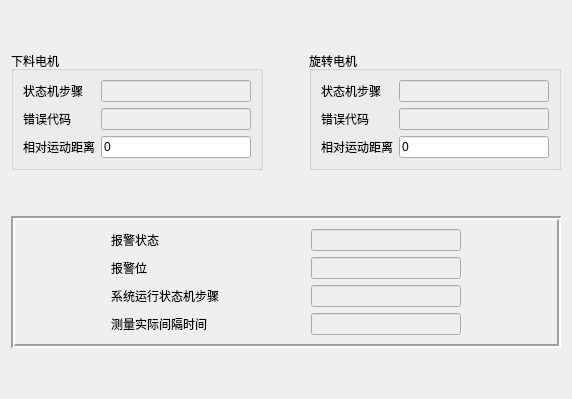
   <widget class="QWidget" name="tab_3">
    <attribute name="title">
     <string/>
    </attribute>
    <layout class="QVBoxLayout" name="verticalLayout_4">
     <item>
      <spacer name="verticalSpacer_6">
       <property name="orientation">
        <enum>Qt::Vertical</enum>
       </property>
       <property name="sizeHint" stdset="0">
        <size>
         <width>20</width>
         <height>40</height>
        </size>
       </property>
      </spacer>
     </item>
     <item>
      <layout class="QHBoxLayout" name="horizontalLayout_4">
       <item>
        <widget class="QGroupBox" name="groupBox_4">
         <property name="title">
          <string>下料电机</string>
         </property>
         <property name="flat">
          <bool>false</bool>
         </property>
         <property name="checkable">
          <bool>false</bool>
         </property>
         <layout class="QGridLayout" name="gridLayout_3">
          <item row="0" column="0">
           <widget class="QLabel" name="label_21">
            <property name="text">
             <string>状态机步骤</string>
            </property>
           </widget>
          </item>
          <item row="0" column="1">
           <widget class="QLineEdit" name="lE_AxisFeedStep">
            <property name="enabled">
             <bool>false</bool>
            </property>
            <property name="minimumSize">
             <size>
              <width>150</width>
              <height>0</height>
             </size>
            </property>
            <property name="maximumSize">
             <size>
              <width>150</width>
              <height>16777215</height>
             </size>
            </property>
           </widget>
          </item>
          <item row="1" column="0">
           <widget class="QLabel" name="label_19">
            <property name="text">
             <string>错误代码</string>
            </property>
           </widget>
          </item>
          <item row="1" column="1">
           <widget class="QLineEdit" name="lE_AxisFeedErrorNo">
            <property name="enabled">
             <bool>false</bool>
            </property>
            <property name="minimumSize">
             <size>
              <width>150</width>
              <height>0</height>
             </size>
            </property>
            <property name="maximumSize">
             <size>
              <width>150</width>
              <height>16777215</height>
             </size>
            </property>
           </widget>
          </item>
          <item row="2" column="1">
           <widget class="QLineEdit" name="lE_AxisFeedRelMovDistance">
            <property name="enabled">
             <bool>true</bool>
            </property>
            <property name="minimumSize">
             <size>
              <width>150</width>
              <height>0</height>
             </size>
            </property>
            <property name="maximumSize">
             <size>
              <width>150</width>
              <height>16777215</height>
             </size>
            </property>
            <property name="text">
             <string>0</string>
            </property>
           </widget>
          </item>
          <item row="2" column="0">
           <widget class="QLabel" name="label_22">
            <property name="text">
             <string>相对运动距离</string>
            </property>
           </widget>
          </item>
         </layout>
        </widget>
       </item>
       <item>
        <spacer name="horizontalSpacer_2">
         <property name="orientation">
          <enum>Qt::Horizontal</enum>
         </property>
         <property name="sizeHint" stdset="0">
          <size>
           <width>40</width>
           <height>20</height>
          </size>
         </property>
        </spacer>
       </item>
       <item>
        <widget class="QGroupBox" name="groupBox_6">
         <property name="title">
          <string>旋转电机</string>
         </property>
         <layout class="QGridLayout" name="gridLayout_9">
          <item row="0" column="0">
           <widget class="QLabel" name="label_24">
            <property name="text">
             <string>状态机步骤</string>
            </property>
           </widget>
          </item>
          <item row="0" column="1">
           <widget class="QLineEdit" name="lE_AxisSwingStep">
            <property name="enabled">
             <bool>false</bool>
            </property>
            <property name="minimumSize">
             <size>
              <width>150</width>
              <height>0</height>
             </size>
            </property>
            <property name="maximumSize">
             <size>
              <width>150</width>
              <height>16777215</height>
             </size>
            </property>
           </widget>
          </item>
          <item row="1" column="0">
           <widget class="QLabel" name="label_27">
            <property name="text">
             <string>错误代码</string>
            </property>
           </widget>
          </item>
          <item row="1" column="1">
           <widget class="QLineEdit" name="lE_AxisSwingErrorNo">
            <property name="enabled">
             <bool>false</bool>
            </property>
            <property name="minimumSize">
             <size>
              <width>150</width>
              <height>0</height>
             </size>
            </property>
            <property name="maximumSize">
             <size>
              <width>150</width>
              <height>16777215</height>
             </size>
            </property>
           </widget>
          </item>
          <item row="2" column="1">
           <widget class="QLineEdit" name="lE_AxisSwingRelMovDistance">
            <property name="enabled">
             <bool>true</bool>
            </property>
            <property name="minimumSize">
             <size>
              <width>150</width>
              <height>0</height>
             </size>
            </property>
            <property name="maximumSize">
             <size>
              <width>150</width>
              <height>16777215</height>
             </size>
            </property>
            <property name="text">
             <string>0</string>
            </property>
           </widget>
          </item>
          <item row="2" column="0">
           <widget class="QLabel" name="label_28">
            <property name="text">
             <string>相对运动距离</string>
            </property>
           </widget>
          </item>
         </layout>
        </widget>
       </item>
      </layout>
     </item>
     <item>
      <spacer name="verticalSpacer_8">
       <property name="orientation">
        <enum>Qt::Vertical</enum>
       </property>
       <property name="sizeHint" stdset="0">
        <size>
         <width>20</width>
         <height>40</height>
        </size>
       </property>
      </spacer>
     </item>
     <item>
      <widget class="QFrame" name="frame_2">
       <property name="frameShape">
        <enum>QFrame::Box</enum>
       </property>
       <property name="frameShadow">
        <enum>QFrame::Sunken</enum>
       </property>
       <property name="lineWidth">
        <number>2</number>
       </property>
       <layout class="QVBoxLayout" name="verticalLayout_3">
        <item>
         <layout class="QGridLayout" name="gridLayout">
          <item row="1" column="1">
           <widget class="QLabel" name="label_3">
            <property name="text">
             <string>报警位</string>
            </property>
            <property name="alignment">
             <set>Qt::AlignLeading|Qt::AlignLeft|Qt::AlignVCenter</set>
            </property>
           </widget>
          </item>
          <item row="2" column="3">
           <widget class="QLineEdit" name="lE_MachineStep">
            <property name="enabled">
             <bool>false</bool>
            </property>
            <property name="minimumSize">
             <size>
              <width>150</width>
              <height>0</height>
             </size>
            </property>
            <property name="maximumSize">
             <size>
              <width>300</width>
              <height>16777215</height>
             </size>
            </property>
           </widget>
          </item>
          <item row="2" column="4">
           <spacer name="horizontalSpacer_6">
            <property name="orientation">
             <enum>Qt::Horizontal</enum>
            </property>
            <property name="sizeHint" stdset="0">
             <size>
              <width>40</width>
              <height>20</height>
             </size>
            </property>
           </spacer>
          </item>
          <item row="1" column="0">
           <spacer name="horizontalSpacer_5">
            <property name="orientation">
             <enum>Qt::Horizontal</enum>
            </property>
            <property name="sizeHint" stdset="0">
             <size>
              <width>40</width>
              <height>20</height>
             </size>
            </property>
           </spacer>
          </item>
          <item row="1" column="2">
           <spacer name="horizontalSpacer_3">
            <property name="orientation">
             <enum>Qt::Horizontal</enum>
            </property>
            <property name="sizeHint" stdset="0">
             <size>
              <width>40</width>
              <height>20</height>
             </size>
            </property>
           </spacer>
          </item>
          <item row="1" column="3">
           <widget class="QLineEdit" name="lE_Alarm16">
            <property name="enabled">
             <bool>false</bool>
            </property>
            <property name="minimumSize">
             <size>
              <width>150</width>
              <height>0</height>
             </size>
            </property>
            <property name="maximumSize">
             <size>
              <width>300</width>
              <height>16777215</height>
             </size>
            </property>
           </widget>
          </item>
          <item row="0" column="3">
           <widget class="QLineEdit" name="lE_AlarmStatus">
            <property name="enabled">
             <bool>false</bool>
            </property>
            <property name="minimumSize">
             <size>
              <width>150</width>
              <height>0</height>
             </size>
            </property>
            <property name="maximumSize">
             <size>
              <width>300</width>
              <height>16777215</height>
             </size>
            </property>
           </widget>
          </item>
          <item row="3" column="1">
           <widget class="QLabel" name="label_33">
            <property name="text">
             <string>测量实际间隔时间</string>
            </property>
            <property name="alignment">
             <set>Qt::AlignLeading|Qt::AlignLeft|Qt::AlignVCenter</set>
            </property>
           </widget>
          </item>
          <item row="2" column="1">
           <widget class="QLabel" name="label_29">
            <property name="text">
             <string>系统运行状态机步骤</string>
            </property>
            <property name="alignment">
             <set>Qt::AlignLeading|Qt::AlignLeft|Qt::AlignVCenter</set>
            </property>
           </widget>
          </item>
          <item row="3" column="3">
           <widget class="QLineEdit" name="lE_TimeInterval">
            <property name="enabled">
             <bool>false</bool>
            </property>
            <property name="minimumSize">
             <size>
              <width>150</width>
              <height>0</height>
             </size>
            </property>
            <property name="maximumSize">
             <size>
              <width>300</width>
              <height>16777215</height>
             </size>
            </property>
           </widget>
          </item>
          <item row="0" column="1">
           <widget class="QLabel" name="label_20">
            <property name="text">
             <string>报警状态</string>
            </property>
            <property name="alignment">
             <set>Qt::AlignLeading|Qt::AlignLeft|Qt::AlignVCenter</set>
            </property>
           </widget>
          </item>
         </layout>
        </item>
       </layout>
      </widget>
     </item>
     <item>
      <spacer name="verticalSpacer_7">
       <property name="orientation">
        <enum>Qt::Vertical</enum>
       </property>
       <property name="sizeHint" stdset="0">
        <size>
         <width>20</width>
         <height>40</height>
        </size>
       </property>
      </spacer>
     </item>
    </layout>
   </widget>
